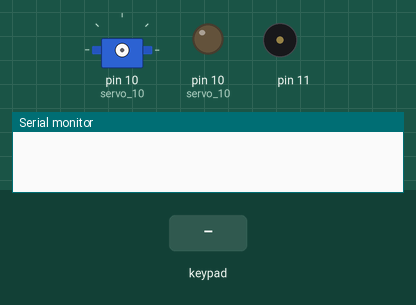
Simulated run of this sketch. Board: Arduino Uno, built with avr-gcc and run on an emulated ATmega328P. Shown: servo, output pins drawn as LEDs (lit = HIGH), buzzer (waves = sounding), the last lines printed to the serial monitor. The inputs (shaded band) are chosen by the test bench.

Above: at 1.2 s.
1.3 s: key 'A' pressed
At 2.6 s:
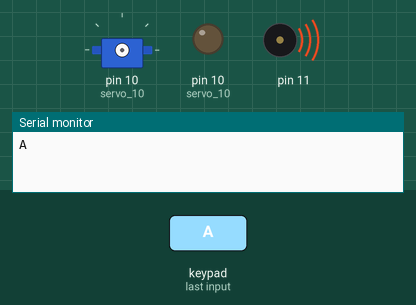
2.9 s: keypad keys 2 2 0 6 A pressed 0.4 s apart
Timing chart, 0 to 5.9 s (numbered marks = the images above; inputs shaded):
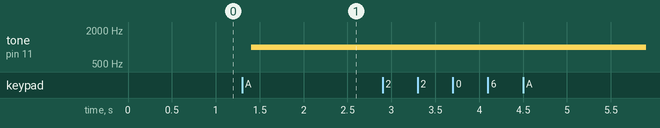

The sketch:

code.ino
```cpp
#include <Keypad.h>
#include <Servo.h>

Servo servo_10;

const byte numRows= 4; //number of rows on the keypad
const byte numCols= 4; //number of columns on the keypad

//keymap defines the key pressed according to the row and columns just as appears on the keypad
char keymap[numRows][numCols]= {
  {'1', '2', '3', 'A'},
  {'4', '5', '6', 'B'},
  {'7', '8', '9', 'C'},
  {'*', '0', '#', 'D'}
};

byte rowPins[numRows] = {9,8,7,6};
byte colPins[numCols]= {5,4,3,2};

Keypad myKeypad= Keypad(makeKeymap(keymap), rowPins, colPins, numRows, numCols);

char codigoSecreto[4] = {'2','2','0','6'};
int posicion = 0;


void setup()
{
  Serial.begin(9600);
  pinMode(10, OUTPUT);
  pinMode(11, OUTPUT);
}

void loop()
{
  char keypressed = myKeypad.getKey();
  if (keypressed != NO_KEY)
  {
    Serial.println(keypressed);
    if (keypressed == codigoSecreto[posicion])
    {
      posicion += 1;
    }

    if (keypressed == 'A')
    {
      if (posicion == 4) {
        servo_10.attach(10);
        servo_10.write(180);
      } else {
        tone(11, 1000);
      }
      posicion = 0;
    }

  }
  delay(200);
}
```

Measured:
- after the input at 1.3 s, tone on pin 11: silent → 1000 Hz after 0.10 s
